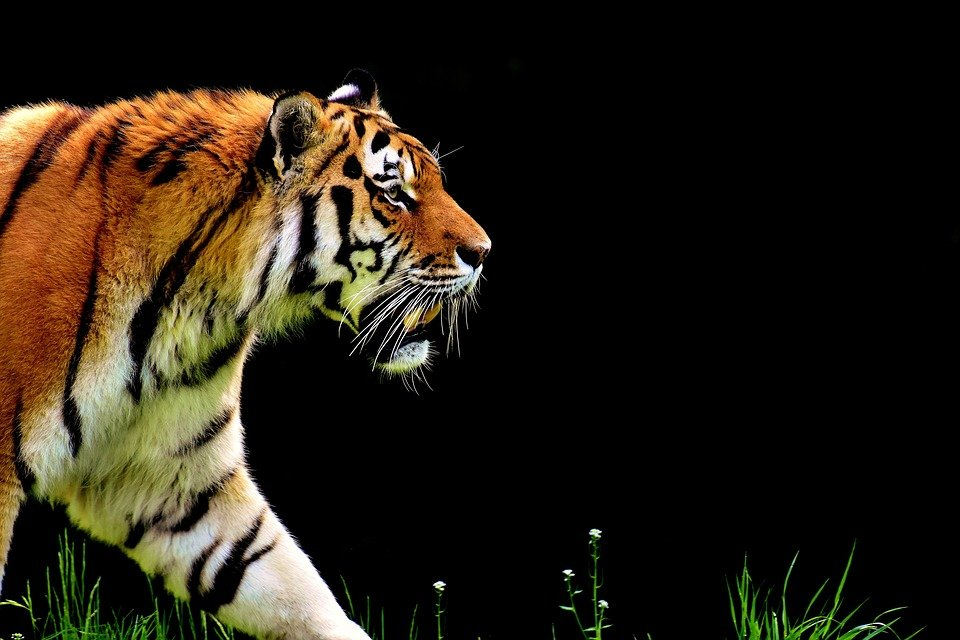
#> input picture 4to/procesamiento_de_imagenes/1ra.parcial/1er.tema/tigre/Tigre.jpg, 960 x 640 px
$ python rotar.py
#> lines starting #> are read from the running program, lines starting #| are printed output that depends on the picture
import cv2
import numpy as np


img = cv2.imread('Tigre.jpg', cv2.IMREAD_GRAYSCALE)
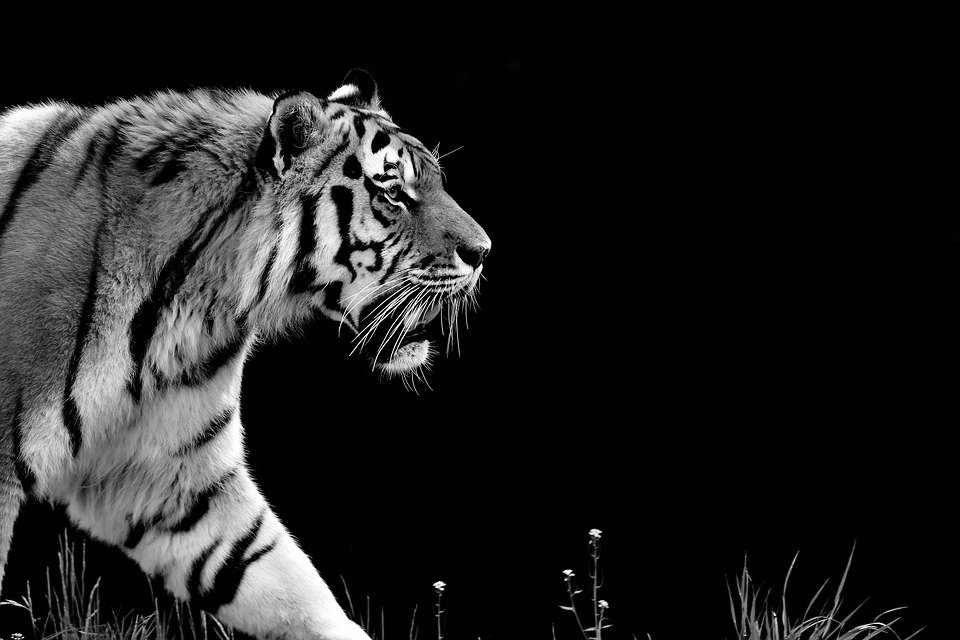
#> img: shape (640, 960); min 0, max 255, mean 32.9
cv2.imshow('Tigre',img)

#              1ra forma de hacerlo
#img2=cv2.rotate(img, cv2.ROTATE_90_COUNTERCLOCKWISE)
#cv2.imshow('tigre volteado 90 grados', img2)

num_rows, num_cols= img.shape[:2]
#> num_rows = 640; num_cols = 960
rotation_matrix= cv2.getRotationMatrix2D((num_cols/2, num_rows/2), 45,1)
img2= cv2.warpAffine(img, rotation_matrix, (num_cols,num_rows))
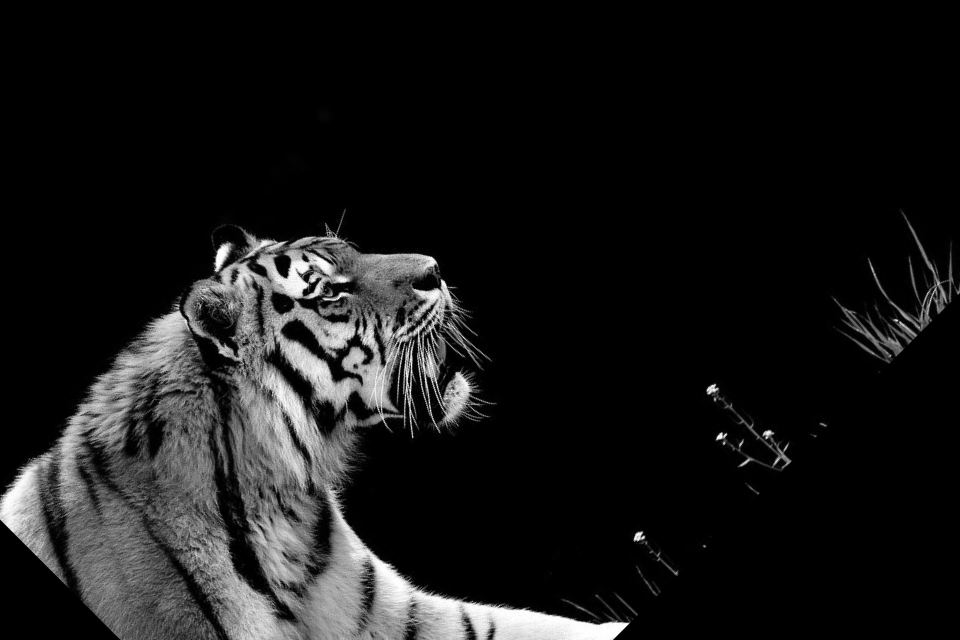
#> img2: shape (640, 960); min 0, max 255, mean 24.6
cv2.imshow('tigre volteado 45 grados', img2)


# [6 lines of commented-out code are left out]
cv2.waitKey(0)
